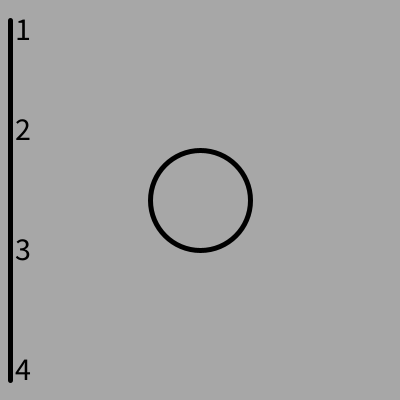
Frame 1 (no input)
Frame 60 (the mouse pressed at the canvas centre just before this capture): identical to frame 1, image omitted
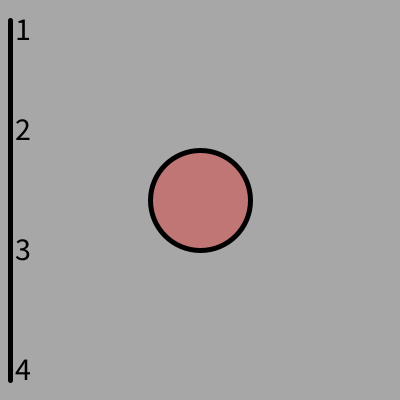
Frame 120 (the mouse held since frame 60 and released just before this capture)

The Processing sketch that drew these frames (run headless with seeded random() and noise(); from frame 60 on, the mouse is pressed at the canvas centre):

// Processing sketch: processing_112605
// ── processing_112605.pde

void setup(){
    size(400,400);
   // background(227,76,76);

}

void draw(){
  //noStroke();
   background(#A7A7A7);
   //fill(36,237,104);
  stroke(0);
  strokeWeight(5);
  //rect(100,100,100,100);
  
    
  //ellipse(200,200,100,100);
  //triangle(30,30,100,150,200,150);
 //quad(50,50,200,50,210,200,60,200);
  //line(20,20,250,250);
  
  //rect(mouseX-100,mouseY-100,200,200);
 // fill(232,40,40,0);
  //ellipse(200,200,75,75);
   //ellipse(200,200,50,50);
    //ellipse(200,200,25,25);
    line(10,20,10,380);
    textSize(32);
    fill(0);
text("1", 15, 40); 
text("2", 15, 140); 
text("3", 15, 260);
text("4", 15, 380); 
  fill(232,40,40,mouseY/2);
  ellipse(200,200,100,100);
  //line(mouseX-100,mouseY-100,150,150);
  //line(mouseX-100,mouseY+100,150,250);
  //line(mouseX+100,mouseY-100,250,150);
  //line(mouseX+100,mouseY+100,250,250);
  
  
  println(mouseX+" "+mouseY);
  
  
}
